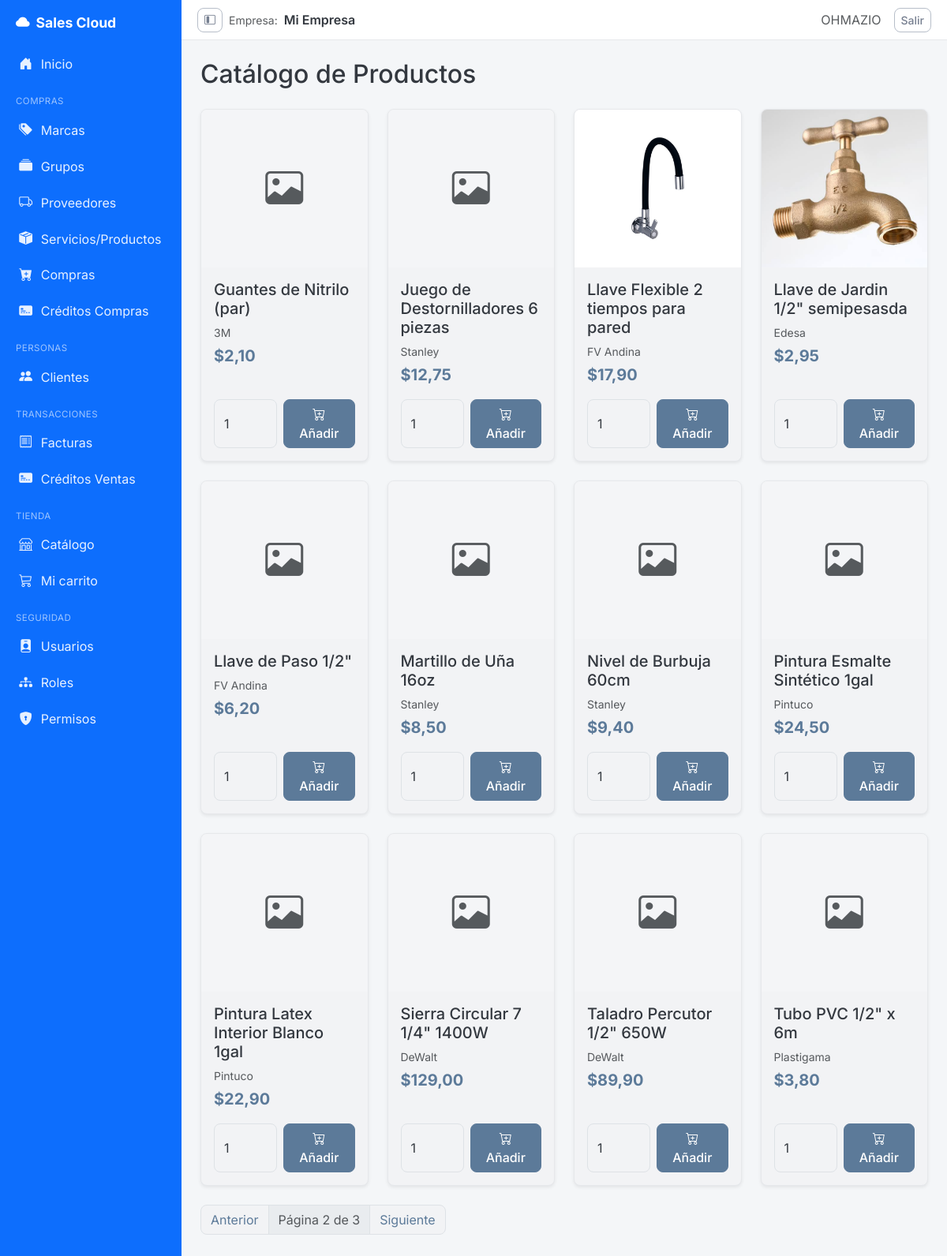
/shop/catalog/?page=2 (signed in), run on the app's committed database.
### billing/models.py (models this page shows, shortened)
class Product(models.Model):
    TYPE_PRODUCT = 'PRODUCTO'
    TYPE_SERVICE = 'SERVICIO'
    TYPE_CHOICES = [
        (TYPE_PRODUCT, 'Producto'),
        (TYPE_SERVICE, 'Servicio'),
    ]
    name = models.CharField(max_length=200, verbose_name='Product Name')
    description = models.TextField(blank=True, null=True)
    item_type = models.CharField(max_length=10, choices=TYPE_CHOICES, default=TYPE_PRODUCT)
    tax_rate = models.DecimalField(max_digits=5, decimal_places=2, default=Decimal('15.00'), verbose_name='IVA (%)')
    brand = models.ForeignKey(Brand, on_delete=models.PROTECT, related_name='products')
    group = models.ForeignKey(ProductGroup, on_delete=models.PROTECT, related_name='products')
    suppliers = models.ManyToManyField(Supplier, related_name='products', blank=True)
    unit_price = models.DecimalField(max_digits=12, decimal_places=2)
    stock = models.IntegerField(default=0)
    image = models.ImageField(upload_to='products/', null=True, blank=True, verbose_name='Product Image')
    is_active = models.BooleanField(default=True)
    created_at = models.DateTimeField(auto_now_add=True)
    updated_at = models.DateTimeField(auto_now=True)
    class Meta:
        verbose_name = 'Product'
        verbose_name_plural = 'Products'
        ordering = ['name']
        permissions = [
            ('export_product', 'Can export product'),
            ('print_product', 'Can print product'),
        ]

class Brand(models.Model):
    name = models.CharField(max_length=100, unique=True, verbose_name='Brand Name')
    description = models.TextField(blank=True, null=True)
    is_active = models.BooleanField(default=True)
    created_at = models.DateTimeField(auto_now_add=True)
    updated_at = models.DateTimeField(auto_now=True)
    class Meta:
        verbose_name = 'Brand'
        verbose_name_plural = 'Brands'
        ordering = ['name']
        permissions = [
            ('export_brand', 'Can export brand'),
            ('print_brand', 'Can print brand'),
        ]

### storefront/views.py (the view)
# urls.py: path('catalog/', views.CatalogView.as_view(), name='catalog'),
class CatalogView(LoginRequiredMixin, GroupRequiredMixin, ListView):
    model = Product
    template_name = 'storefront/catalog.html'
    context_object_name = 'products'
    paginate_by = 12
    group_required = ['Cliente']
    def get_queryset(self):
        return Product.objects.filter(is_active=True, stock__gt=0).select_related('brand').order_by('name')

### security/templatetags/security_tags.py (called while the page is built)
@register.filter(name='has_group')
def has_group(user, group_name):
    if not user.is_authenticated:
        return False
    if user.is_superuser:      # el superusuario ve todo
        return True
    return user.groups.filter(name=group_name).exists()

### shared/mixins.py (called while the page is built)
    def dispatch(self, request, *args, **kwargs):
        if not request.user.is_authenticated:
            return redirect('login')
        if request.user.is_superuser:
            return super().dispatch(request, *args, **kwargs)
        if request.user.groups.filter(name__in=self.group_required).exists():
            return super().dispatch(request, *args, **kwargs)
        messages.error(request, self.group_error_message)
        return redirect(self.group_redirect_url)

### storefront/context_processors.py (called while the page is built)
def cart(request):
    return {'cart': Cart(request)}

### storefront/templates/storefront/catalog.html (shortened to what this page needs)
{% extends 'billing/base_sidebar.html' %}
{% block content %}
<h2 class="mb-4">Catálogo de Productos</h2>
<div class="row row-cols-1 row-cols-sm-2 row-cols-md-3 row-cols-lg-4 g-4">
  {% for product in products %}
  <div class="col">
    <div class="card h-100 shadow-sm">
      {% if product.image %}
      <img src="{{ product.image.url }}" class="card-img-top" alt="{{ product.name }}" style="height:200px; object-fit:cover;">
      {% else %}
      <div class="card-img-top bg-light d-flex align-items-center justify-content-center" style="height:200px;">
        <i class="bi bi-image text-muted" style="font-size:3rem;"></i>
      </div>
      {% endif %}
      <div class="card-body d-flex flex-column">
        <h5 class="card-title">{{ product.name }}</h5>
        <p class="card-text text-muted small mb-1">{{ product.brand.name }}</p>
        <p class="card-text fs-5 fw-bold text-primary mb-3">${{ product.unit_price }}</p>
        <form method="post" action="{% url 'storefront:cart_add' product.id %}" class="mt-auto d-flex gap-2">
          <input type="number" name="quantity" value="1" min="1" max="{{ product.stock }}" class="form-control" style="width:80px;">
          <button type="submit" class="btn btn-primary flex-grow-1">
            <i class="bi bi-cart-plus"></i> Añadir
          </button>
        </form>
      </div>
    </div>
  </div>
  {% empty %}
  <p class="text-muted">No hay productos disponibles en este momento.</p>
  {% endfor %}
</div>
{% if is_paginated %}
<nav class="mt-4">
  <ul class="pagination">
    {% if page_obj.has_previous %}
    <li class="page-item"><a class="page-link" href="?page={{ page_obj.previous_page_number }}">Anterior</a></li>
    {% endif %}
    <li class="page-item disabled"><span class="page-link">Página {{ page_obj.number }} de {{ page_obj.paginator.num_pages }}</span></li>
    {% if page_obj.has_next %}
    <li class="page-item"><a class="page-link" href="?page={{ page_obj.next_page_number }}">Siguiente</a></li>
    {% endif %}
  </ul>
</nav>
{% endif %}
{% endblock %}

### billing/templates/billing/base_sidebar.html (shortened to what this page needs)
{% load security_tags %}
{% load static %}
<!DOCTYPE html>
<html lang="es">
<head>
  <link href="https://cdn.jsdelivr.net/npm/bootstrap@5.3.0/dist/css/bootstrap.min.css" rel="stylesheet">
  <link rel="stylesheet" href="https://cdn.jsdelivr.net/npm/bootstrap-icons@1.11.1/font/bootstrap-icons.css">
  <link rel="stylesheet" href="{% static 'css/theme.css' %}">
</head>
<body>
<aside class="app-sidebar" id="appSidebar">
  <a class="brand" href="{% url 'billing:home' %}"><i class="bi bi-cloud-fill"></i><span>Sales Cloud</span></a>
  <nav class="nav flex-column">
    <a class="nav-link" href="{% url 'billing:home' %}" title="Inicio"><i class="bi bi-house-door-fill"></i><span>Inicio</span></a>
    {% if user.is_authenticated %}
    {% if user|has_group:'Analista de Compras' or user|has_group:'Administrador' %}
    <div class="nav-section-title">Compras</div>
    <a class="nav-link" href="{% url 'billing:brand_list' %}" title="Marcas"><i class="bi bi-tags-fill"></i><span>Marcas</span></a>
    <a class="nav-link" href="{% url 'billing:productgroup_list' %}" title="Grupos"><i class="bi bi-collection-fill"></i><span>Grupos</span></a>
    <a class="nav-link" href="{% url 'billing:supplier_list' %}" title="Proveedores"><i class="bi bi-truck"></i><span>Proveedores</span></a>
    <a class="nav-link" href="{% url 'billing:product_list' %}" title="Servicios/Productos"><i class="bi bi-box-seam-fill"></i><span>Servicios/Productos</span></a>
    <a class="nav-link" href="{% url 'purchasing:purchase_list' %}" title="Compras"><i class="bi bi-cart-plus-fill"></i><span>Compras</span></a>
    <a class="nav-link" href="{% url 'creditos_compras:compra_list' %}" title="Créditos Compras"><i class="bi bi-credit-card-2-front-fill"></i><span>Créditos Compras</span></a>
    {% endif %}
    {% if user|has_group:'Vendedor' or user|has_group:'Administrador' %}
    <div class="nav-section-title">Personas</div>
    <a class="nav-link" href="{% url 'billing:customer_list' %}" title="Clientes"><i class="bi bi-people-fill"></i><span>Clientes</span></a>
    <div class="nav-section-title">Transacciones</div>
    <a class="nav-link" href="{% url 'billing:invoice_list' %}" title="Facturas"><i class="bi bi-receipt"></i><span>Facturas</span></a>
    <a class="nav-link" href="{% url 'creditos_ventas:factura_list' %}" title="Créditos Ventas"><i class="bi bi-credit-card-2-front-fill"></i><span>Créditos Ventas</span></a>
    {% endif %}
    {% if user|has_group:'Cliente' %}
    <div class="nav-section-title">Tienda</div>
    <a class="nav-link" href="{% url 'storefront:catalog' %}" title="Catálogo"><i class="bi bi-shop"></i><span>Catálogo</span></a>
    <a class="nav-link" href="{% url 'storefront:cart_detail' %}" title="Mi carrito"><i class="bi bi-cart3"></i><span>Mi carrito</span></a>
    {% endif %}
    {% if user|has_group:'Administrador' %}
    <div class="nav-section-title">Seguridad</div>
    <a class="nav-link" href="{% url 'security:user_list' %}" title="Usuarios"><i class="bi bi-person-badge-fill"></i><span>Usuarios</span></a>
    <a class="nav-link" href="{% url 'security:group_list' %}" title="Roles"><i class="bi bi-diagram-3-fill"></i><span>Roles</span></a>
    <a class="nav-link" href="{% url 'security:permission_list' %}" title="Permisos"><i class="bi bi-shield-lock-fill"></i><span>Permisos</span></a>
    {% endif %}
    {% endif %}
  </nav>
</aside>
<div class="app-main">
  <header class="app-topbar">
    <div class="d-flex align-items-center gap-2">
      <button class="btn btn-sm btn-outline-secondary d-none d-md-inline-flex" type="button"
              id="sidebarToggle" title="Colapsar/expandir menú">
        <i class="bi bi-layout-sidebar-inset"></i>
      </button>
      <span class="text-muted small">Empresa:</span>
      <span class="fw-semibold">{{ request.session.company_name|default:"Mi Empresa" }}</span>
    </div>
    <div class="d-flex align-items-center gap-3">
      {% if user.is_authenticated %}
        <span class="text-muted">{{ user.username|upper }}</span>
        <form method="post" action="{% url 'logout' %}" class="d-inline">
          <button type="submit" class="btn btn-sm btn-outline-secondary">Salir</button>
        </form>
      {% else %}
        <a href="{% url 'login' %}" class="btn btn-sm btn-primary">Iniciar sesión</a>
      {% endif %}
    </div>
  </header>
  <div class="app-content">
    {% block content %}{% endblock %}
  </div>
</div>
</body>
</html>

### static/css/theme.css (style rules this page uses)
:root { --bs-primary: #5C7A99; --bs-primary-rgb: 92, 122, 153; --bs-secondary: #8A94A6; --bs-secondary-rgb: 138, 148, 166; --bs-success: #6E9887; --bs-success-rgb: 110, 152, 135; --bs-info: #6FA3AC; --bs-info-rgb: 111, 163, 172; --bs-warning: #DDA85B; --bs-warning-rgb: 221, 168, 91; --bs-danger: #C1666B; --bs-danger-rgb: 193, 102, 107; --bs-light: #F4F5F7; --bs-light-rgb: 244, 245, 247; --bs-dark: #3B4252; --bs-dark-rgb: 59, 66, 82; --bs-body-bg: #F2F3F5; --bs-body-color: #33383F; --bs-link-color: #4E6883; --bs-link-hover-color: #3E5468; --bs-border-radius: 0.5rem; --bs-border-radius-lg: 0.75rem; --bs-border-radius-sm: 0.35rem; }
body { font-family: 'Inter', -apple-system, BlinkMacSystemFont, 'Segoe UI', sans-serif; background-color: var(--bs-body-bg); color: var(--bs-body-color); }
.card { border: 1px solid #E6E8EB; box-shadow: 0 1px 3px rgba(0, 0, 0, .06); }
.btn { border-radius: var(--bs-border-radius); font-weight: 500; }
.btn-primary { --bs-btn-bg: #5C7A99; --bs-btn-border-color: #5C7A99; --bs-btn-hover-bg: #4E6883; --bs-btn-hover-border-color: #4E6883; --bs-btn-active-bg: #435870; --bs-btn-active-border-color: #435870; --bs-btn-disabled-bg: #5C7A99; --bs-btn-disabled-border-color: #5C7A99; --bs-btn-focus-shadow-rgb: 92, 122, 153; }
.btn-outline-secondary { --bs-btn-color: #767F90; --bs-btn-border-color: #B7BEC9; --bs-btn-hover-bg: #8A94A6; --bs-btn-hover-border-color: #8A94A6; }
.page-link { color: #5C7A99; }
a { text-decoration: none; }

### billing/templates/billing/base_sidebar.html (style rules this page uses)
:root { --sidebar-width: 230px; --sidebar-width-collapsed: 64px; --siigo-blue: #0d6efd; }
body { background: #f4f6f8; }
.app-sidebar { position: fixed; top: 0; left: 0; bottom: 0; width: var(--sidebar-width); background: var(--siigo-blue); overflow-x: hidden; overflow-y: auto; z-index: 1030; transition: width .2s ease; }
.app-sidebar .brand { color: #fff; font-weight: 700; font-size: 1.1rem; padding: 1rem 1.25rem; display: flex; align-items: center; gap: .5rem; white-space: nowrap; }
.app-sidebar .nav-link { color: rgba(255,255,255,.9); padding: .65rem 1.25rem; display: flex; align-items: center; gap: .6rem; border-left: 3px solid transparent; white-space: nowrap; }
.app-sidebar .nav-link i { font-size: 1.05rem; width: 1.2rem; text-align: center; flex-shrink: 0; }
.app-sidebar .nav-section-title { color: rgba(255,255,255,.6); font-size: .72rem; text-transform: uppercase; letter-spacing: .04em; padding: 1rem 1.25rem .25rem; white-space: nowrap; }
.app-main { margin-left: var(--sidebar-width); transition: margin-left .2s ease; }
.app-topbar { background: #fff; border-bottom: 1px solid #e6e8eb; padding: .6rem 1.25rem; display: flex; align-items: center; justify-content: space-between; gap: 1rem; }
.app-content { padding: 1.5rem; }
#sidebarToggle { cursor: pointer; }

### data on the page
Product: name "Guantes de Nitrilo (par)", brand.name "3M", unit_price "2,10"
Product: name "Juego de Destornilladores 6 piezas", brand.name "Stanley", unit_price "12,75"
Product: image (picture), name "Llave Flexible 2 tiempos para pared", brand.name "FV Andina", unit_price "17,90"
Product: image (picture), name "Llave de Jardin 1/2\" semipesasda", brand.name "Edesa", unit_price "2,95"
Product: name "Llave de Paso 1/2\"", brand.name "FV Andina", unit_price "6,20"
Product: name "Martillo de Uña 16oz", brand.name "Stanley", unit_price "8,50"
Product: name "Nivel de Burbuja 60cm", brand.name "Stanley", unit_price "9,40"
Product: name "Pintura Esmalte Sintético 1gal", brand.name "Pintuco", unit_price "24,50"
Product: name "Pintura Latex Interior Blanco 1gal", brand.name "Pintuco", unit_price "22,90"
Product: name "Sierra Circular 7 1/4\" 1400W", brand.name "DeWalt", unit_price "129,00"
Product: name "Taladro Percutor 1/2\" 650W", brand.name "DeWalt", unit_price "89,90"
Product: name "Tubo PVC 1/2\" x 6m", brand.name "Plastigama", unit_price "3,80"

### other printed values
{{ request.session.company_name|default:"Mi Empresa" }} "Mi Empresa"
{{ user.username|upper }} "OHMAZIO"
{{ page_obj.number }} "2"
{{ page_obj.paginator.num_pages }} "3"
